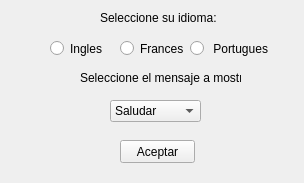
<?xml version="1.0" encoding="UTF-8"?>
<ui version="4.0">
 <class>Form</class>
 <widget class="QWidget" name="Form">
  <property name="geometry">
   <rect>
    <x>0</x>
    <y>0</y>
    <width>304</width>
    <height>183</height>
   </rect>
  </property>
  <property name="windowTitle">
   <string>Form</string>
  </property>
  <widget class="QRadioButton" name="radioButton">
   <property name="geometry">
    <rect>
     <x>50</x>
     <y>40</y>
     <width>82</width>
     <height>17</height>
    </rect>
   </property>
   <property name="text">
    <string>Ingles</string>
   </property>
  </widget>
  <widget class="QRadioButton" name="radioButton_2">
   <property name="geometry">
    <rect>
     <x>120</x>
     <y>40</y>
     <width>82</width>
     <height>17</height>
    </rect>
   </property>
   <property name="text">
    <string>Frances</string>
   </property>
  </widget>
  <widget class="QRadioButton" name="radioButton_3">
   <property name="geometry">
    <rect>
     <x>190</x>
     <y>40</y>
     <width>82</width>
     <height>17</height>
    </rect>
   </property>
   <property name="text">
    <string> Portugues</string>
   </property>
  </widget>
  <widget class="QLabel" name="label">
   <property name="geometry">
    <rect>
     <x>100</x>
     <y>10</y>
     <width>141</width>
     <height>16</height>
    </rect>
   </property>
   <property name="text">
    <string>Seleccione su idioma:</string>
   </property>
  </widget>
  <widget class="QLabel" name="label_2">
   <property name="geometry">
    <rect>
     <x>80</x>
     <y>70</y>
     <width>161</width>
     <height>16</height>
    </rect>
   </property>
   <property name="text">
    <string>Seleccione el mensaje a mostrar:</string>
   </property>
  </widget>
  <widget class="QComboBox" name="comboBox">
   <property name="geometry">
    <rect>
     <x>110</x>
     <y>100</y>
     <width>91</width>
     <height>22</height>
    </rect>
   </property>
   <item>
    <property name="text">
     <string>Saludar</string>
    </property>
   </item>
   <item>
    <property name="text">
     <string>Despedirse</string>
    </property>
   </item>
   <item>
    <property name="text">
     <string>Perdon</string>
    </property>
   </item>
   <item>
    <property name="text">
     <string>Pedir cafe</string>
    </property>
   </item>
   <item>
    <property name="text">
     <string>Cuanto cuesta</string>
    </property>
   </item>
   <item>
    <property name="text">
     <string>Donde queda</string>
    </property>
   </item>
  </widget>
  <widget class="QPushButton" name="pushButton">
   <property name="geometry">
    <rect>
     <x>120</x>
     <y>140</y>
     <width>75</width>
     <height>23</height>
    </rect>
   </property>
   <property name="text">
    <string>Aceptar</string>
   </property>
  </widget>
 </widget>
 <resources/>
 <connections/>
</ui>
